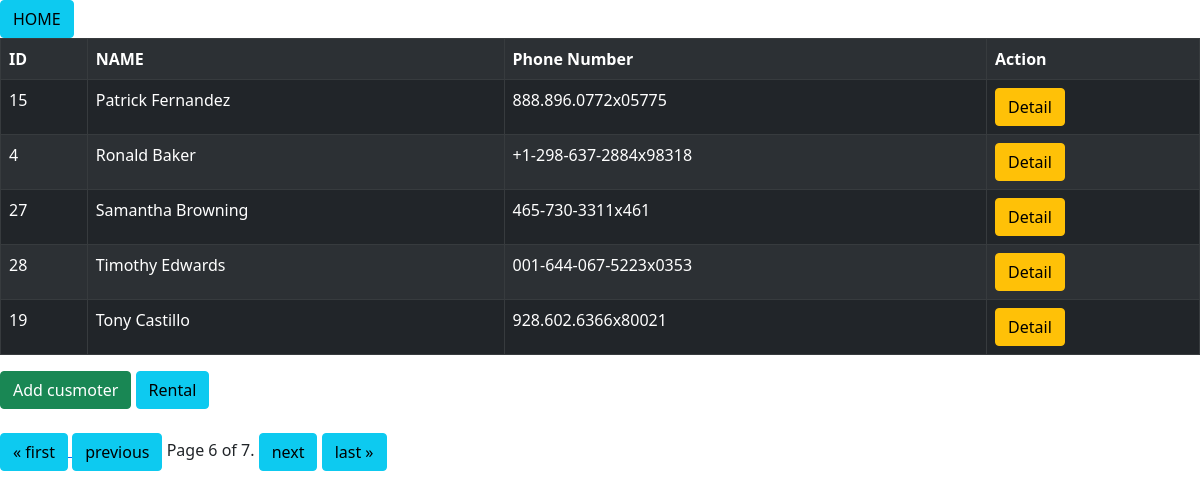
The app's page /rent/customer/?page=6 with its own data.
### rent/models.py (models this page shows, shortened)
class Customer(models.Model):
    first_name = models.CharField(max_length=50)
    last_name = models.CharField(max_length=50)
    email = models.EmailField(max_length=254)
    phone_number = PhoneNumberField()
    address = models.CharField(max_length=50)
    city = models.CharField(max_length=50)
    country = models.CharField(max_length=50)
    class Meta:
        ordering = ['first_name', 'last_name']

### rent/views.py (the view)
# urls.py: 2. Add a URL to urlpatterns:  path('', views.home, name='home')
def home(request, id=0):
    if id == 0:
        customer = Customer.objects.all()
        page = Paginator(customer, 5)
        pge = request.GET.get('page')
        cust = page.get_page(pge)
        var = len(customer)
        return render(request, 'rent/home.html', {'models': cust, 'len': var})
    else:
        customer = Customer.objects.filter(id=id)
        var = len(customer)
        return render(request, 'rent/home.html', {'models': customer, 'len': var})

### rent/templates/rent/home.html (shortened to what this page needs)
<!DOCTYPE html>
<html>
    <head>
        <link href="https://cdn.jsdelivr.net/npm/bootstrap@5.0.2/dist/css/bootstrap.min.css" rel="stylesheet">
    </head>
    <body>
       {% block content %}
       <a href="{% url 'home0' %}"><button class="btn btn-info">HOME</button></a>
            <table class = "table table-striped table-dark table-bordered">
                <tr>
                    <th>ID</th>
                    <th>NAME</th>
                    <th>Phone Number</th>
                    {% if len != 1 %}
                        <th>Action</th>
                    {%endif%}
                </tr>
                {% for model in models %}
                <tr>
                    <td> {{model.id}} </td>
                    <td>{{model.first_name}} {{model.last_name}}</td>
                    <td>{{model.phone_number}}</td>
                    {% if len != 1 %}
                        <td> <a href=" {% url 'detailCustomer' model.id  %} "><button class = "btn btn-warning">Detail</button></a>   </td>
                    {%endif%}
                 </tr>
                {% endfor %}
            </table>
    {% if len != 1 %}
       <a href="{% url 'addCustomer' %}"><button class = "btn btn-success"> Add cusmoter</button></a>
       <a href="{% url 'rentallist' %}"><button class="btn btn-info">Rental</button></a>
       <br> <br>
        {% if models.has_previous %}
            <a href="?page=1"> <button class = "btn btn-info" > &laquo; first</button> </a>
            <a href="?page={{ models.previous_page_number }}"><button class = "btn btn-info" > previous</button></a>
        {% endif %}
            Page {{ models.number }} of {{ models.paginator.num_pages }}.
        {% if models.has_next %}
       <a href="?page={{ models.next_page_number }}"><button class = "btn btn-info" > next</button></a>
       <a href="?page={{ models.paginator.num_pages }}"><button class = "btn btn-info" > last &raquo; </button></a>
        {% endif %}
    {% endif %}
       {% endblock content %}
    </body>
</html>

### records on screen
Customer: id "15", first_name "Patrick", last_name "Fernandez", phone_number "888.896.0772x05775"
Customer: id "4", first_name "Ronald", last_name "Baker", phone_number "+1-298-637-2884x98318"
Customer: id "27", first_name "Samantha", last_name "Browning", phone_number "465-730-3311x461"
Customer: id "28", first_name "Timothy", last_name "Edwards", phone_number "001-644-067-5223x0353"
Customer: id "19", first_name "Tony", last_name "Castillo", phone_number "928.602.6366x80021"

### other values on screen
{{ models.number }} "6"
{{ models.paginator.num_pages }} "7"
